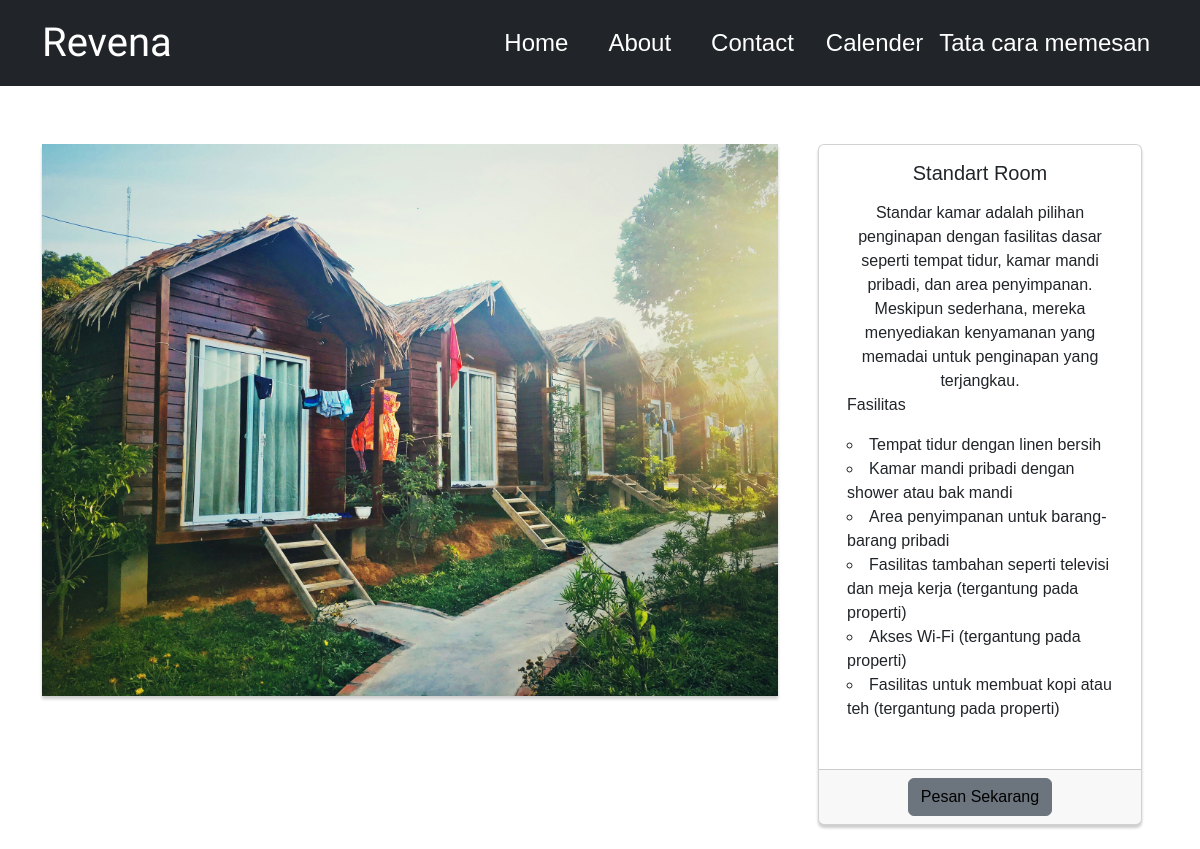
The app's page /client/produk.php?id=6 with its own data.
### tables this page shows
CREATE TABLE `produk` (
  `id` int(11) NOT NULL,
  `gambar` varchar(100) NOT NULL,
  `nama_paket` varchar(20) NOT NULL,
  `nama_room` varchar(50) NOT NULL,
  `harga` varchar(50) NOT NULL,
  `deskripsi` text NOT NULL,
  `fasilitas1` text NOT NULL,
  `fasilitas2` text NOT NULL,
  `fasilitas3` text NOT NULL,
  `fasilitas4` text NOT NULL,
  `fasilitas5` text NOT NULL,
  `fasilitas6` text NOT NULL
);

### client/produk.php (the view, shortened to what this page needs)
<?php
include("../function/koneksi.php");
?>
<!DOCTYPE html>
<html lang="en">
<head>
  <link href="https://cdn.jsdelivr.net/npm/bootstrap@5.3.3/dist/css/bootstrap.min.css" rel="stylesheet" />
  <link rel="stylesheet" href="style.css" />
</head>
<body>
  <nav class="navbar navbar-expand-lg bg-dark fixed-top">
    <div class="container">
      <a class="navbar-brand fs-1 text-white" href="#" style=" font-family: 'Kaushan Script', cursive">Revena</a>
      <div class="collapse navbar-collapse justify-content-end" id="navbarNav">
        <ul class="navbar-nav">
          <li class="nav-item me-4 fs-4">
            <a class="nav-link active text-white" aria-current="page" href="../index.php">Home</a>
          </li>
          <li class="nav-item me-4 fs-4 ">
            <a class="nav-link text-white" href="../index.php#about">About</a>
          </li>
          <li class="nav-item me-3 fs-4">
            <a class="nav-link text-white" href="../index.php#contact">Contact</a>
          </li>
          <li class="nav-item fs-4">
            <a class="nav-link text-white" href="calender.php">Calender</a>
          </li>
          <li class="nav-item fs-4">
            <a class="nav-link text-white" href="tutorial.html">Tata cara memesan</a>
          </li>
        </ul>
      </div>
    </div>
  </nav>
  <br><br><br><br><br><br>
  <section class="main-body">
    <?php
    if (isset($_GET["id"])) {
      $id = $_GET['id'];
      $query =  "SELECT * FROM  produk WHERE id = $id";
      $result = mysqli_query($koneksi, $query);
      if ($result->num_rows > 0) {
        ($row = mysqli_fetch_assoc($result));  ?>
        <div class="container-sm">
          <div class="row">
            <div class="col-lg-8">
              <img src="../resource/<?= $row['gambar'] ?>" class="img" alt="..." height= '50%' width= '100%' style="box-shadow: 0 3px 3px rgba(0,0,0,0.2);">
            </div>
            <div class="col-lg-4" id="kolom">
              <div class="card mb-4 mx-3" style="box-shadow: 0 3px 3px rgba(0,0,0,0.2);">
                <div class="card-body">
                  <h5 class="card-title text-center"><?= $row['nama_room']; ?></h5>
                  <p class="card-text">
                  <div class="container">
                    <div class="row">
                      <div class="col text-center">
                        <?= $row['deskripsi']; ?>
                      </div>
                      <p class="fs-6 ">
                        Fasilitas
                        <li><?= $row['fasilitas1']; ?>
                        </li>
                        <li><?= $row['fasilitas2']; ?></li>
                        <li><?= $row['fasilitas3']; ?>
                        </li>
                        <li><?= $row['fasilitas4']; ?>
                        </li>
                        <li>
                          <?= $row['fasilitas5']; ?>
                        </li>
                        <li>
                          <?= $row['fasilitas6']; ?>
                        </li>
                      </p>
                    </div>
                  </div>
                  </p>
                </div>
                <div class="card-footer text-center">
                  <button class="btn btn-secondary text-black"><?='<a href="form.php?id='. $row['id'].'" style="text-decoration: none; color: black;">Pesan Sekarang</a>'?>
                  </button>
                </div>
              </div>
            </div>
          </div>
        </div>
    <?php } else {
      header('Location: ../index.php');
    }
    }else {
      header('Location: ../index.php');
    } ?>
  </section>
</body>
</html>

### client/style.css (style rules this page uses)
* { font-family: Arial, Helvetica, sans-serif; }
img { max-width: 100%; height: auto; }
li { list-style-type: circle; }

### records on screen
produk: gambar (picture), nama_room "Standart Room", deskripsi "Standar kamar adalah pilihan penginapan dengan fasilitas dasar seperti tempat tidur, kamar mandi pribadi, dan area penyimpanan. Meskipun sederhana, mereka menyediakan kenyamanan yang memadai untuk penginapan yang terjangkau.", fasilitas1 "Tempat tidur dengan linen bersih", fasilitas2 "Kamar mandi pribadi dengan shower atau bak mandi", fasilitas3 "Area penyimpanan untuk barang-barang pribadi", fasilitas4 "Fasilitas tambahan seperti televisi dan meja kerja (tergantung pada properti)", fasilitas5 "Akses Wi-Fi (tergantung pada properti)", fasilitas6 "Fasilitas untuk membuat kopi atau teh (tergantung pada properti)"
